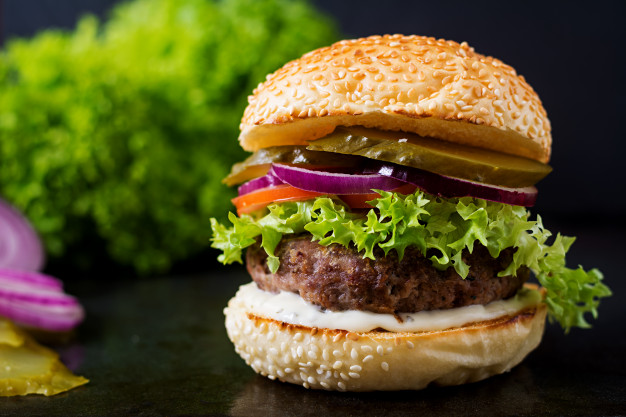
#> input picture AI/Data Science/04. Working-with-Images-and-Text/hamburger.jpg, 626 x 417 px, found by its file name
$ jupyter execute --allow-errors 'Working with Images and Text Demos.ipynb'   (shell and % lines are left out)
#> lines starting #> are read from the running program, lines starting #| are printed output that depends on the picture
[cell 1]
import numpy as np
import pandas as pd
import matplotlib.pyplot as plt

from skimage.io import imread, imshow

#> (a cell that did not finish here is left out)

#> (a cell that did not finish here is left out)

#> (a cell that did not finish here is left out)

#> (a cell that did not finish here is left out)

#> (a cell that did not finish here is left out)

[cell 7]
burger_image = imread("http://lab.students.softuni.bg/assets/courseware/v1/692dbe85139f974150d80f57becfe093/asset-v1:SoftUni+DS101+June-2018+type@asset+block/hamburger.jpg")
#> burger_image is the input picture: shape (417, 626, 3); mean R, G, B 90.1, 84.1, 36.8

[cell 8]
imshow(burger_image)

[cell 9]
burger_image.shape
#> Out = (417, 626, 3)

[cell 10]
red = burger_image[:, :, 0]
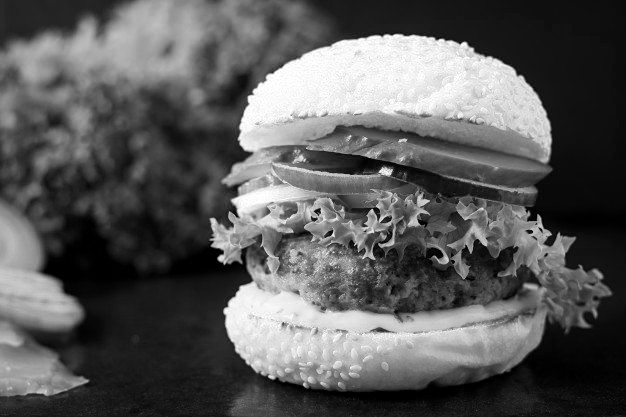
#> red: shape (417, 626); min 0, max 255, mean 90.1
green = burger_image[:, :, 1]
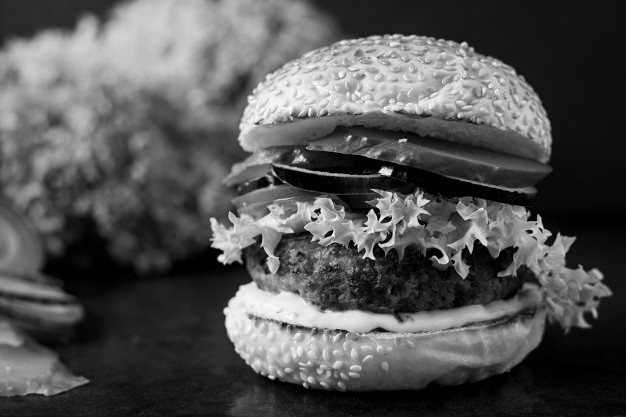
#> green: shape (417, 626); min 0, max 255, mean 84.1
blue = burger_image[:, :, 2]
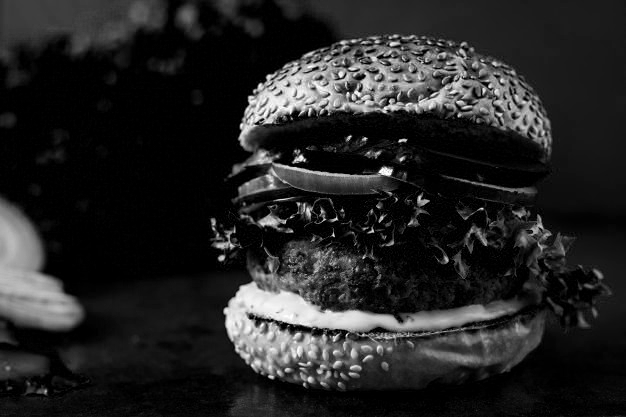
#> blue: shape (417, 626); min 0, max 255, mean 36.8

[cell 11]
plt.hist(red.ravel(), bins = 256, color = "red")
plt.hist(green.ravel(), bins = 256, color = "green")
plt.hist(blue.ravel(), bins = 256, color = "blue")
plt.ylim(0, 20000)
plt.show()
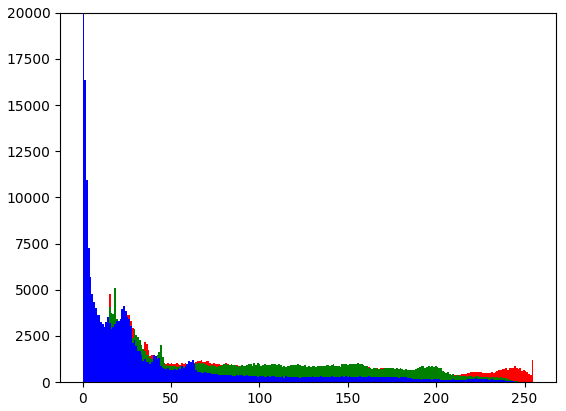
#> figure drawn by matplotlib, 1 panel; tallest bar 4795 high, from x = 14.94 to 15.94; tallest bar 6027 high, from x = 0 to 0.996; tallest bar 51823 high, from x = 0 to 0.996

[cell 12]
burger_mean = np.mean(burger_image, axis = 2)
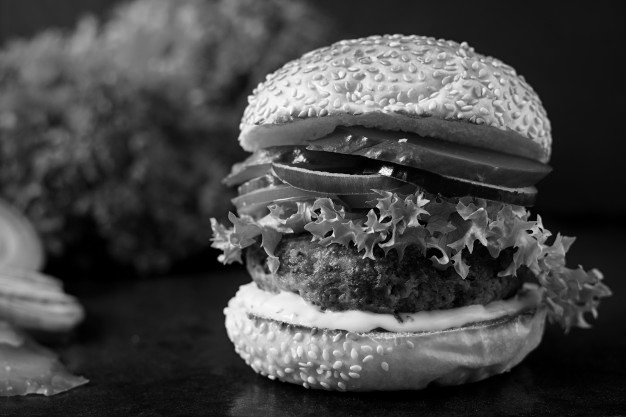
#> burger_mean: shape (417, 626) float64; min 0, max 254, mean 70.3

[cell 13]
imshow(burger_mean)

[cell 14]
table = burger_image[:, :, 2]

[cell 15]
np.mean(burger_image)
#> Out = 70.32

$ run again, with AI/Data Science/04. Working-with-Images-and-Text/04. Working-with-Images-and-Text-Materials/tiger.jpg copied over AI/Data Science/04. Working-with-Images-and-Text/hamburger.jpg
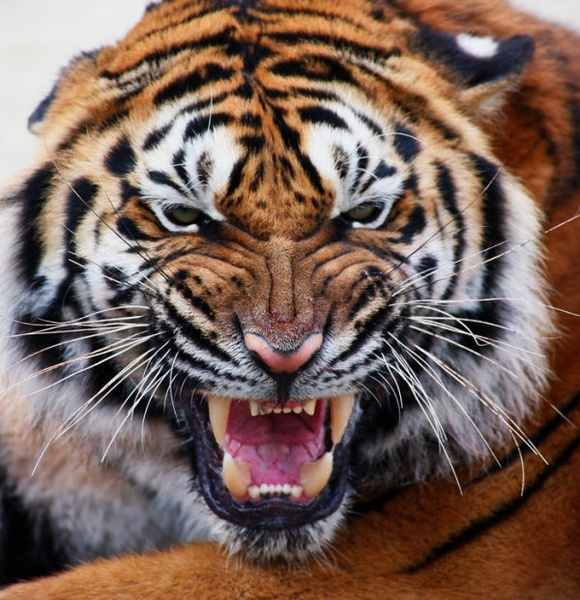
#> input picture AI/Data Science/04. Working-with-Images-and-Text/04. Working-with-Images-and-Text-Materials/tiger.jpg, 580 x 600 px, found by its file name
#> burger_image is the input picture: shape (600, 580, 3); mean R, G, B 120.5, 97.3, 87.5
#> `blue = burger_image[:, :, 2]`:
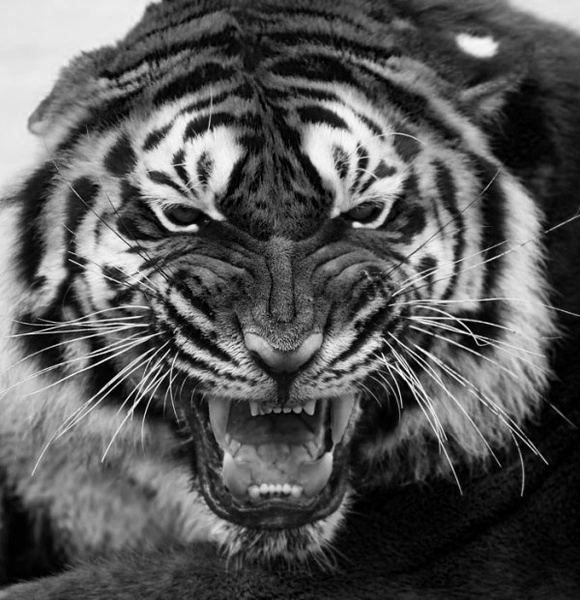
#> blue: shape (600, 580); min 0, max 255, mean 87.5
#> `plt.show()`:
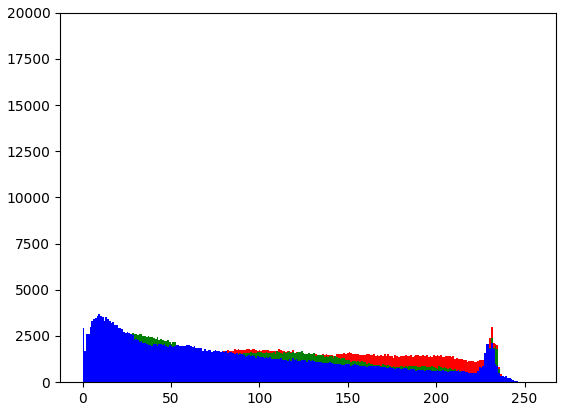
#> figure drawn by matplotlib, 1 panel; tallest bar 2981 high, from x = 231.1 to 232.1; tallest bar 2678 high, from x = 27.89 to 28.89; tallest bar 3673 high, from x = 8.96 to 9.96
#> `np.mean(burger_image)`: Out = 101.8
